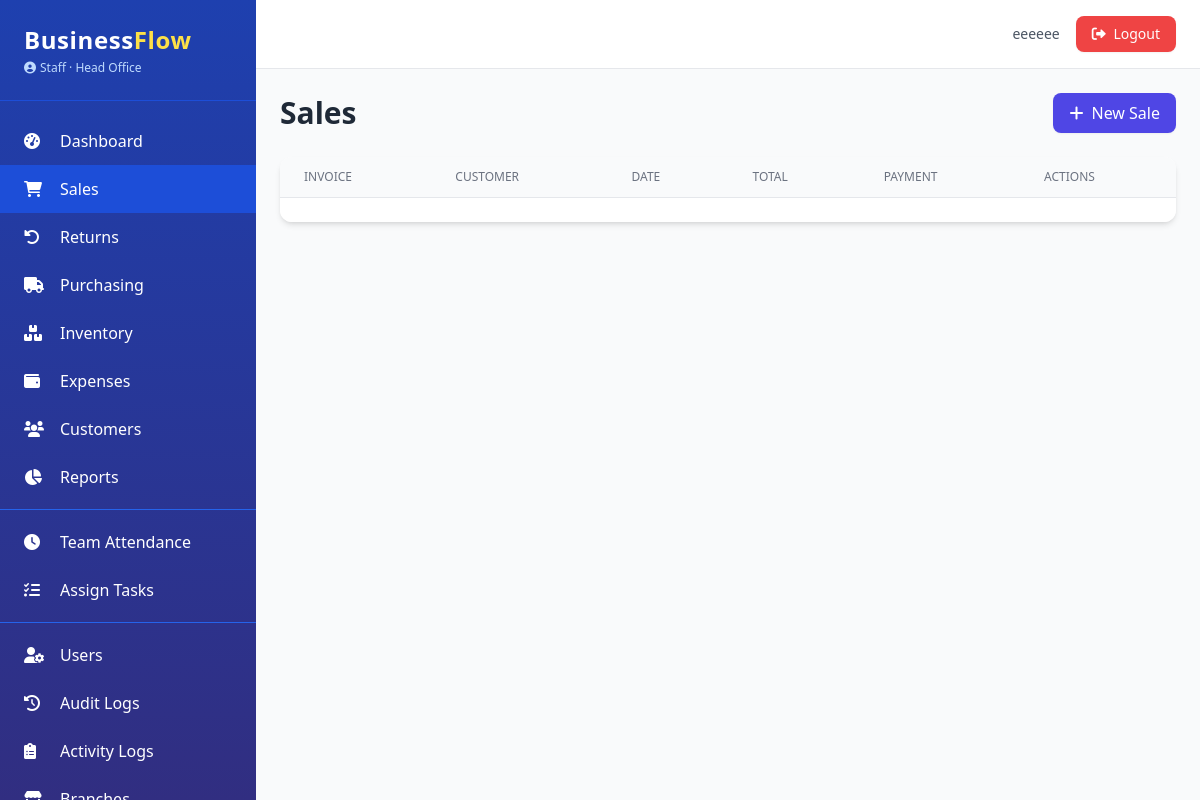
/sales/ (signed in), run on an earlier commit of the app's database.
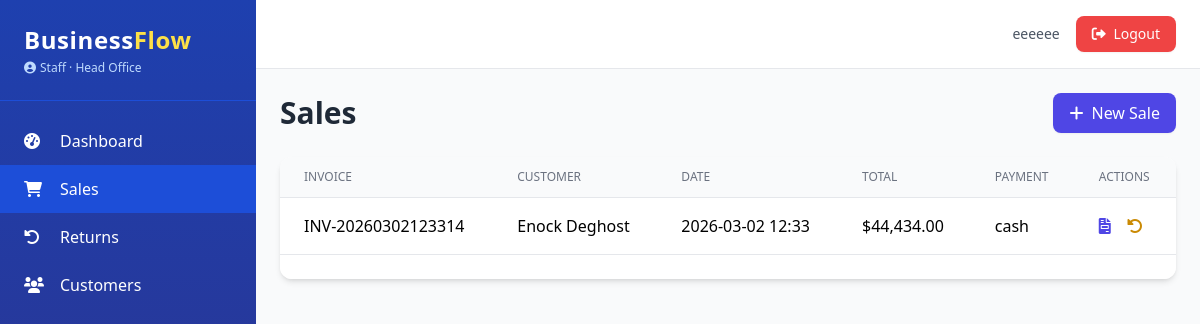
And on a later commit of the database.
### app.py (models this page shows, shortened)
class AuditMixin:
    @declared_attr
    def created_at(cls):
        return db.Column(db.DateTime, default=datetime.utcnow)

class Sale(db.Model, AuditMixin):
    __tablename__ = 'sales'
    id = db.Column(db.Integer, primary_key=True)
    invoice_no = db.Column(db.String(50), unique=True, nullable=False)
    customer_id = db.Column(db.Integer, db.ForeignKey('customers.id'), nullable=True)
    user_id = db.Column(db.Integer, db.ForeignKey('users.id'), nullable=False)
    branch_id = db.Column(db.Integer, db.ForeignKey('branches.id'), nullable=True)
    total_amount = db.Column(db.Float, nullable=False)
    tax = db.Column(db.Float, default=0)
    discount = db.Column(db.Float, default=0)
    payment_method = db.Column(db.String(50))
    status = db.Column(db.String(20), default='completed')
    notes = db.Column(db.Text)
    customer = db.relationship('Customer')
    user = db.relationship('User', foreign_keys=[user_id])
    branch = db.relationship('Branch')
    items = db.relationship('SaleItem', backref='sale', cascade='all, delete-orphan')
    returns = db.relationship('Return', backref='sale', lazy='dynamic')

class SoftDeleteMixin:
    @classmethod
    def query_active(cls):
        return cls.query.filter(cls.deleted_at.is_(None))

class Customer(db.Model, AuditMixin, SoftDeleteMixin):
    __tablename__ = 'customers'
    id = db.Column(db.Integer, primary_key=True)
    name = db.Column(db.String(100), nullable=False)
    email = db.Column(db.String(120))
    phone = db.Column(db.String(20))
    address = db.Column(db.Text)
    loyalty_points = db.Column(db.Integer, default=0)
    segment = db.Column(db.String(50), default='Regular')
    birth_date = db.Column(db.Date)
    tax_id = db.Column(db.String(50))
    branch_id = db.Column(db.Integer, db.ForeignKey('branches.id'), nullable=True)
    branch = db.relationship('Branch')
    communications = db.relationship('CommunicationLog', backref='customer', lazy='dynamic')

### app.py (the view)
@sales_bp.route('/')
@login_required
@permission_required('view_sales')
def list():
    page = request.args.get('page', 1, type=int)
    per_page = app.config.get('ITEMS_PER_PAGE', 20)
    query = branch_filter(Sale.query, Sale).options(joinedload(Sale.customer), joinedload(Sale.user))
    pagination = query.order_by(Sale.created_at.desc()).paginate(page=page, per_page=per_page, error_out=False)
    return render_template('sales/list.html', pagination=pagination)

### app.py (called while the page is built)
@login_manager.user_loader
def load_user(user_id):
    return User.query_active().filter_by(id=int(user_id)).first()

def permission_required(permission):
    def decorator(f):
        @wraps(f)
        def decorated_function(*args, **kwargs):
            if not current_user.is_authenticated:
                abort(403)
            if not current_user.has_permission(permission):
                abort(403)
            return f(*args, **kwargs)
        return decorated_function
    return decorator

def branch_filter(query, model):
    if current_user.is_admin:
        return query
    if current_user.branch_id:
        return query.filter(model.branch_id == current_user.branch_id)
    return query.filter(False)

@app.context_processor
def inject_now():
    return {'now': datetime.utcnow(), 'current_year': datetime.utcnow().year}

@app.template_filter('currency')
def currency_format(value):
    if value is None:
        return "$0.00"
    return f"${value:,.2f}"

    @property
    def is_admin(self):
        return self.role == 'Admin'

    def has_permission(self, perm):
        if self.is_admin:
            return True
        return perm in (self.permissions or [])

### templates/sales/list.html (shortened to what this page needs)
{% extends "base.html" %}
{% block content %}
<div class="flex justify-between items-center mb-6">
    <h1 class="text-3xl font-bold text-gray-800">Sales</h1>
    {% if current_user.has_permission('create_sale') %}
    <a href="{{ url_for('sales.new') }}" class="bg-indigo-600 hover:bg-indigo-700 text-white px-4 py-2 rounded-lg shadow-sm">
        <i class="fas fa-plus mr-2"></i>New Sale
    </a>
    {% endif %}
</div>
<div class="bg-white rounded-xl shadow-md overflow-hidden">
    <table class="min-w-full divide-y divide-gray-200">
        <thead class="bg-gray-50">
            <tr>
                <th class="px-6 py-3 text-left text-xs font-medium text-gray-500 uppercase">Invoice</th>
                <th class="px-6 py-3 text-left text-xs font-medium text-gray-500 uppercase">Customer</th>
                <th class="px-6 py-3 text-left text-xs font-medium text-gray-500 uppercase">Date</th>
                <th class="px-6 py-3 text-left text-xs font-medium text-gray-500 uppercase">Total</th>
                <th class="px-6 py-3 text-left text-xs font-medium text-gray-500 uppercase">Payment</th>
                <th class="px-6 py-3 text-left text-xs font-medium text-gray-500 uppercase">Actions</th>
            </tr>
        </thead>
        <tbody class="bg-white divide-y divide-gray-200">
            {% for sale in pagination.items %}
            <tr class="hover:bg-gray-50">
                <td class="px-6 py-4 whitespace-nowrap">{{ sale.invoice_no }}</td>
                <td class="px-6 py-4 whitespace-nowrap">{{ sale.customer.name if sale.customer else 'Walk-in' }}</td>
                <td class="px-6 py-4 whitespace-nowrap">{{ sale.created_at.strftime('%Y-%m-%d %H:%M') }}</td>
                <td class="px-6 py-4 whitespace-nowrap">{{ sale.total_amount|currency }}</td>
                <td class="px-6 py-4 whitespace-nowrap">{{ sale.payment_method }}</td>
                <td class="px-6 py-4 whitespace-nowrap">
                    <a href="{{ url_for('sales.invoice', sale_id=sale.id) }}" class="text-indigo-600 hover:text-indigo-900 mr-3" title="View Invoice"><i class="fas fa-file-invoice"></i></a>
                    {% if current_user.has_permission('view_sales') %}
                    <a href="{{ url_for('returns.new_for_sale', sale_id=sale.id) }}" class="text-yellow-600 hover:text-yellow-900" title="Return"><i class="fas fa-undo-alt"></i></a>
                    {% endif %}
                </td>
            </tr>
            {% endfor %}
        </tbody>
    </table>
    <div class="bg-white px-4 py-3 flex items-center justify-between border-t border-gray-200 sm:px-6">
    </div>
</div>
{% endblock %}

### templates/base.html (shortened to what the changed rows need)
<!DOCTYPE html>
<html lang="en">
<head>
    <script src="https://cdn.tailwindcss.com"></script>
    <link rel="stylesheet" href="https://cdnjs.cloudflare.com/ajax/libs/font-awesome/6.0.0-beta3/css/all.min.css">
</head>
<body class="bg-gray-50 font-sans antialiased">
    <div class="flex h-screen">
        <aside class="w-64 bg-gradient-to-b from-blue-800 to-indigo-900 text-white flex-shrink-0 hidden md:block overflow-y-auto shadow-xl">
            <div class="p-6 border-b border-blue-700">
                <h1 class="text-2xl font-bold tracking-wide">Business<span class="text-yellow-300">Flow</span></h1>
            </div>
            <nav class="mt-4 pb-6">
                {% if current_user.has_permission('access_dashboard') or current_user.is_admin %}
                <a href="{{ url_for('dashboard.index') }}" class="flex items-center py-3 px-6 hover:bg-blue-700 transition {% if request.endpoint and request.endpoint == 'dashboard.index' %}bg-blue-700{% endif %}">
                    <i class="fas fa-tachometer-alt w-6"></i><span class="ml-3">Dashboard</span>
                </a>
                {% endif %}
                {% if current_user.has_permission('view_sales') %}
                <a href="{{ url_for('sales.list') }}" class="flex items-center py-3 px-6 hover:bg-blue-700 transition {% if request.endpoint and request.endpoint.startswith('sales.') %}bg-blue-700{% endif %}">
                    <i class="fas fa-shopping-cart w-6"></i><span class="ml-3">Sales</span>
                </a>
                {% endif %}
                {% if current_user.has_permission('view_sales') %}
                <a href="{{ url_for('returns.list') }}" class="flex items-center py-3 px-6 hover:bg-blue-700 transition {% if request.endpoint and request.endpoint.startswith('returns.') %}bg-blue-700{% endif %}">
                    <i class="fas fa-undo-alt w-6"></i><span class="ml-3">Returns</span>
                </a>
                {% endif %}
                {% if current_user.has_permission('view_purchases') %}
                <a href="{{ url_for('purchasing.purchase_order_list') }}" class="flex items-center py-3 px-6 hover:bg-blue-700 transition {% if request.endpoint and request.endpoint.startswith('purchasing.') %}bg-blue-700{% endif %}">
                    <i class="fas fa-truck w-6"></i><span class="ml-3">Purchasing</span>
                </a>
                {% endif %}
                {% if current_user.has_permission('view_inventory') %}
                <a href="{{ url_for('inventory.product_list') }}" class="flex items-center py-3 px-6 hover:bg-blue-700 transition {% if request.endpoint and request.endpoint.startswith('inventory.') %}bg-blue-700{% endif %}">
                    <i class="fas fa-boxes w-6"></i><span class="ml-3">Inventory</span>
                </a>
                {% endif %}
                {% if current_user.has_permission('view_expenses') %}
                <a href="{{ url_for('expenses.list') }}" class="flex items-center py-3 px-6 hover:bg-blue-700 transition {% if request.endpoint and request.endpoint.startswith('expenses.') %}bg-blue-700{% endif %}">
                    <i class="fas fa-wallet w-6"></i><span class="ml-3">Expenses</span>
                </a>
                {% endif %}
                {% if current_user.has_permission('view_customers') %}
                <a href="{{ url_for('crm.customer_list') }}" class="flex items-center py-3 px-6 hover:bg-blue-700 transition {% if request.endpoint and request.endpoint.startswith('crm.') %}bg-blue-700{% endif %}">
                    <i class="fas fa-users w-6"></i><span class="ml-3">Customers</span>
                </a>
                {% endif %}
                {% if current_user.has_permission('view_reports') %}
                <a href="{{ url_for('reports.index') }}" class="flex items-center py-3 px-6 hover:bg-blue-700 transition {% if request.endpoint and request.endpoint.startswith('reports.') %}bg-blue-700{% endif %}">
                    <i class="fas fa-chart-pie w-6"></i><span class="ml-3">Reports</span>
                </a>
                {% endif %}
                {% if current_user.has_permission('manage_team') %}
                <div class="border-t border-blue-600 my-2"></div>
                <a href="#" class="flex items-center py-3 px-6 hover:bg-blue-700 transition">
                    <i class="fas fa-clock w-6"></i><span class="ml-3">Team Attendance</span>
                </a>
                <a href="#" class="flex items-center py-3 px-6 hover:bg-blue-700 transition">
                    <i class="fas fa-tasks w-6"></i><span class="ml-3">Assign Tasks</span>
                </a>
                {% endif %}
                {% if current_user.has_permission('manage_users') %}
                <div class="border-t border-blue-600 my-2"></div>
                <a href="{{ url_for('admin.users') }}" class="flex items-center py-3 px-6 hover:bg-blue-700 transition {% if request.endpoint and request.endpoint == 'admin.users' %}bg-blue-700{% endif %}">
                    <i class="fas fa-user-cog w-6"></i><span class="ml-3">Users</span>
                </a>
                <a href="{{ url_for('admin.audit_logs') }}" class="flex items-center py-3 px-6 hover:bg-blue-700 transition {% if request.endpoint and request.endpoint == 'admin.audit_logs' %}bg-blue-700{% endif %}">
                    <i class="fas fa-history w-6"></i><span class="ml-3">Audit Logs</span>
                </a>
                <a href="{{ url_for('admin.activity_logs') }}" class="flex items-center py-3 px-6 hover:bg-blue-700 transition {% if request.endpoint and request.endpoint == 'admin.activity_logs' %}bg-blue-700{% endif %}">
                    <i class="fas fa-clipboard-list w-6"></i><span class="ml-3">Activity Logs</span>
                </a>
                <a href="#" class="flex items-center py-3 px-6 hover:bg-blue-700 transition">
                    <i class="fas fa-store w-6"></i><span class="ml-3">Branches</span>
                </a>
                {% endif %}
            </nav>
        </aside>
        <div class="flex-1 flex flex-col overflow-hidden">
            <main class="flex-1 overflow-y-auto p-6 bg-gray-50">
                {% block content %}{% endblock %}
            </main>
        </div>
    </div>
</body>
</html>

What changed in the data, as far as the page shows it:
added Sale: invoice_no "INV-20260302123314", customer "Enock Deghost", created_at "2026-03-02 12:33", total_amount "$44,434.00", payment_method "cash"
Also different on the page:
text no longer shown: "Purchasing Inventory Expenses Reports Team Attendance Assign Tasks Users Audit Logs Activity Logs"
